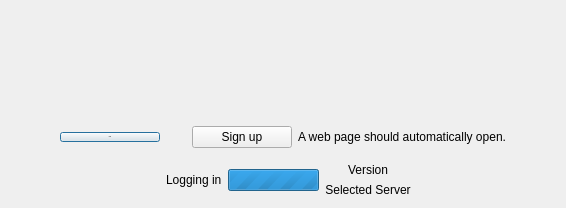
      <widget class="QWidget" name="loginPage">
       <layout class="QVBoxLayout" name="verticalLayout">
        <item>
         <spacer name="verticalSpacer_3">
          <property name="orientation">
           <enum>Qt::Vertical</enum>
          </property>
          <property name="sizeHint" stdset="0">
           <size>
            <width>20</width>
            <height>40</height>
           </size>
          </property>
         </spacer>
        </item>
        <item>
         <layout class="QHBoxLayout" name="horizontalLayout_2">
          <item>
           <spacer name="horizontalSpacer">
            <property name="orientation">
             <enum>Qt::Horizontal</enum>
            </property>
            <property name="sizeHint" stdset="0">
             <size>
              <width>40</width>
              <height>20</height>
             </size>
            </property>
           </spacer>
          </item>
          <item>
           <widget class="QLabel" name="loginLogo">
            <property name="maximumSize">
             <size>
              <width>320</width>
              <height>209</height>
             </size>
            </property>
            <property name="text">
             <string/>
            </property>
            <property name="pixmap">
             <pixmap>../images/inamata_flasher_logo.png</pixmap>
            </property>
            <property name="scaledContents">
             <bool>true</bool>
            </property>
           </widget>
          </item>
          <item>
           <spacer name="horizontalSpacer_2">
            <property name="orientation">
             <enum>Qt::Horizontal</enum>
            </property>
            <property name="sizeHint" stdset="0">
             <size>
              <width>40</width>
              <height>20</height>
             </size>
            </property>
           </spacer>
          </item>
         </layout>
        </item>
        <item>
         <spacer name="verticalSpacer">
          <property name="orientation">
           <enum>Qt::Vertical</enum>
          </property>
          <property name="sizeHint" stdset="0">
           <size>
            <width>20</width>
            <height>40</height>
           </size>
          </property>
         </spacer>
        </item>
        <item>
         <widget class="QWidget" name="loginForm_2" native="true">
          <layout class="QHBoxLayout" name="loginForm">
           <item>
            <spacer name="horizontalSpacer_14">
             <property name="orientation">
              <enum>Qt::Horizontal</enum>
             </property>
             <property name="sizeHint" stdset="0">
              <size>
               <width>40</width>
               <height>20</height>
              </size>
             </property>
            </spacer>
           </item>
           <item>
            <widget class="QPushButton" name="loginButton">
             <property name="minimumSize">
              <size>
               <width>100</width>
               <height>0</height>
              </size>
             </property>
             <property name="font">
              <font>
               <family>Roboto</family>
               <pointsize>-1</pointsize>
              </font>
             </property>
             <property name="styleSheet">
              <string notr="true"/>
             </property>
             <property name="text">
              <string>Login</string>
             </property>
             <property name="default">
              <bool>true</bool>
             </property>
            </widget>
           </item>
           <item>
            <widget class="QLabel" name="label">
             <property name="minimumSize">
              <size>
               <width>20</width>
               <height>0</height>
              </size>
             </property>
             <property name="text">
              <string/>
             </property>
            </widget>
           </item>
           <item>
            <widget class="QPushButton" name="signUpButton">
             <property name="minimumSize">
              <size>
               <width>100</width>
               <height>0</height>
              </size>
             </property>
             <property name="text">
              <string>Sign up</string>
             </property>
            </widget>
           </item>
           <item>
            <widget class="QLabel" name="loginLinkText">
             <property name="text">
              <string>A web page should automatically open.</string>
             </property>
             <property name="textInteractionFlags">
              <set>Qt::LinksAccessibleByMouse|Qt::TextSelectableByKeyboard|Qt::TextSelectableByMouse</set>
             </property>
            </widget>
           </item>
           <item>
            <spacer name="horizontalSpacer_15">
             <property name="orientation">
              <enum>Qt::Horizontal</enum>
             </property>
             <property name="sizeHint" stdset="0">
              <size>
               <width>40</width>
               <height>20</height>
              </size>
             </property>
            </spacer>
           </item>
          </layout>
         </widget>
        </item>
        <item>
         <layout class="QHBoxLayout" name="horizontalLayout_10">
          <item>
           <widget class="QPushButton" name="loginSystemIconButton">
            <property name="minimumSize">
             <size>
              <width>96</width>
              <height>0</height>
             </size>
            </property>
            <property name="maximumSize">
             <size>
              <width>96</width>
              <height>16777215</height>
             </size>
            </property>
            <property name="text">
             <string/>
            </property>
            <property name="icon">
             <iconset theme="preferences-system"/>
            </property>
            <property name="iconSize">
             <size>
              <width>32</width>
              <height>32</height>
             </size>
            </property>
            <property name="flat">
             <bool>true</bool>
            </property>
           </widget>
          </item>
          <item>
           <spacer name="horizontalSpacer_13">
            <property name="orientation">
             <enum>Qt::Horizontal</enum>
            </property>
            <property name="sizeHint" stdset="0">
             <size>
              <width>40</width>
              <height>20</height>
             </size>
            </property>
           </spacer>
          </item>
          <item>
           <widget class="QLabel" name="loginLoadingText">
            <property name="text">
             <string>Logging in</string>
            </property>
           </widget>
          </item>
          <item>
           <widget class="QProgressBar" name="loginLoadingBar">
            <property name="maximum">
             <number>0</number>
            </property>
            <property name="value">
             <number>-1</number>
            </property>
           </widget>
          </item>
          <item>
           <layout class="QVBoxLayout" name="verticalLayout_12">
            <item>
             <widget class="QLabel" name="loginVersion">
              <property name="text">
               <string>Version</string>
              </property>
              <property name="alignment">
               <set>Qt::AlignCenter</set>
              </property>
             </widget>
            </item>
            <item>
             <widget class="QLabel" name="loginSelectedServerText">
              <property name="text">
               <string>Selected Server</string>
              </property>
              <property name="alignment">
               <set>Qt::AlignCenter</set>
              </property>
             </widget>
            </item>
           </layout>
          </item>
          <item>
           <spacer name="horizontalSpacer_12">
            <property name="orientation">
             <enum>Qt::Horizontal</enum>
            </property>
            <property name="sizeHint" stdset="0">
             <size>
              <width>40</width>
              <height>20</height>
             </size>
            </property>
           </spacer>
          </item>
          <item>
           <widget class="QPushButton" name="loginLocaleIconButton">
            <property name="maximumSize">
             <size>
              <width>48</width>
              <height>16777215</height>
             </size>
            </property>
            <property name="text">
             <string/>
            </property>
            <property name="icon">
             <iconset theme="accessories-character-map"/>
            </property>
            <property name="iconSize">
             <size>
              <width>32</width>
              <height>32</height>
             </size>
            </property>
            <property name="flat">
             <bool>true</bool>
            </property>
           </widget>
          </item>
          <item>
           <widget class="QPushButton" name="loginHelpIconButton">
            <property name="maximumSize">
             <size>
              <width>48</width>
              <height>16777215</height>
             </size>
            </property>
            <property name="text">
             <string/>
            </property>
            <property name="icon">
             <iconset theme="system-help"/>
            </property>
            <property name="iconSize">
             <size>
              <width>32</width>
              <height>32</height>
             </size>
            </property>
            <property name="flat">
             <bool>true</bool>
            </property>
           </widget>
          </item>
         </layout>
        </item>
       </layout>
      </widget>
